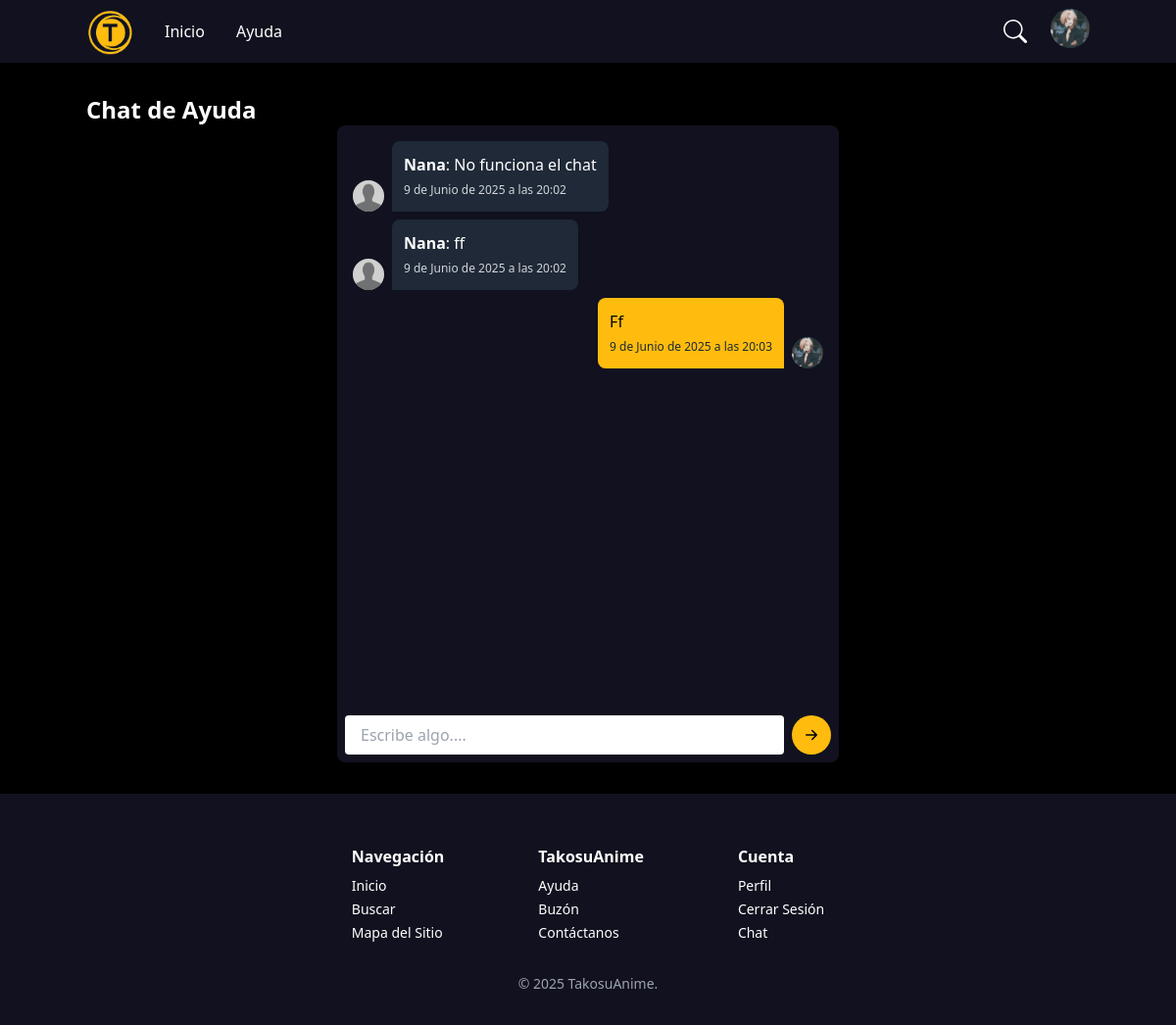
/help-chat/1/ (signed in), run on an earlier commit of the app's database.
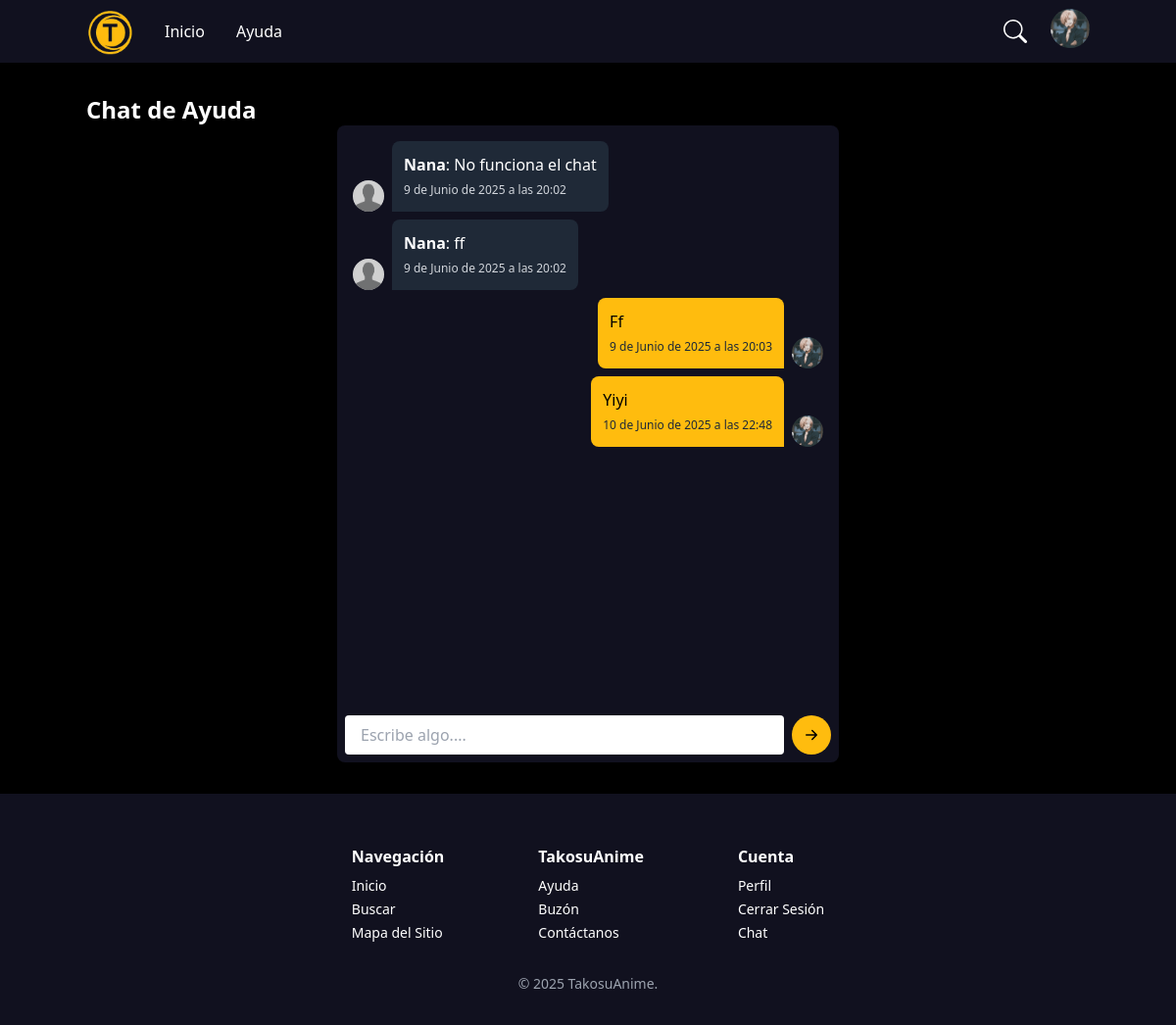
And on a later commit of the database.
### main/models.py (models this page shows, shortened)
class HelpMessage(models.Model):
    conversation = models.ForeignKey(Conversation, on_delete=models.CASCADE, related_name='messages')
    sender = models.ForeignKey(User, on_delete=models.CASCADE, related_name='sent_messages')
    recipient = models.ForeignKey(User, on_delete=models.CASCADE, null=True, blank=True, related_name='received_messages')
    message = models.TextField()
    created_at = models.DateTimeField(auto_now_add=True)

class User(AbstractUser):
    icon = models.ImageField(upload_to=user_icon, default="users/default.png", blank=True)
    favorite_animes = models.ManyToManyField('Anime', related_name='favorited_by', blank=True)

### main/views.py (the view, shortened to what this page needs)
# urls.py: path('help-chat/<int:pk>/', HelpChat.as_view(), name='conversation_detail'),
class HelpChat(LoginRequiredMixin, FormView, DetailView):
    template_name = 'help_chat.html'
    model = Conversation
    form_class = HelpMessageForm
    context_object_name = 'conversation'
    def get_object(self, queryset=None):
        obj = super().get_object(queryset)
        if not self.request.user.is_superuser and obj.user != self.request.user:
            raise PermissionDenied()
        return obj
    def get_context_data(self, **kwargs):
        context = super().get_context_data(**kwargs)
        context['chat_messages'] = self.get_object().messages.order_by('created_at')
        return context

### main/forms.py
class HelpMessageForm(forms.ModelForm):
    class Meta:
        model = HelpMessage
        fields = ['message']
        widgets = {'message': forms.Textarea(attrs={'placeholder': 'Escribe algo....',})}

### main/templatetags/form_filters.py (called while the page is built)
@register.filter(name='add_class')
def add_class(field, css_class):
    try:
        return field.as_widget(attrs={"class": css_class})
    except AttributeError:
        return field

### main/templates/help_chat.html (shortened to what this page needs)
{% extends "base.html" %}
{% load static %}
{% load form_filters %}
{% block content %}
    <h2 class="text-white text-2xl font-bold">Chat de Ayuda</h2>
    <div class="[background-color:#11111F] relative w-1/2 mx-auto rounded-lg" style="height:650px;">
        <div id="chat-box" class="overflow-y-auto h-[600px] p-4 space-y-2">
            {% for msg in chat_messages %}
                {% if msg.sender == request.user %}
                    <div class="flex justify-end">
                        <div class="flex items-end gap-2 max-w-[70%]">
                            <div class="[background-color:#FFBC0E] text-black p-3 rounded-lg rounded-br-none">
                                <p>{{ msg.message }}</p>
                                <small class="text-gray-800 text-xs">{{ msg.created_at }}</small>
                            </div>
                            <img src="{% if msg.sender.icon %}{{ msg.sender.icon.url }}{% else %}{% static 'default_icon.png' %}{% endif %}"
                                alt="{{ msg.sender.username }}"
                                class="w-8 h-8 rounded-full object-cover">
                        </div>
                    </div>
                {% else %}
                    <div class="flex justify-start">
                        <div class="flex items-end gap-2 max-w-[70%]">
                            <img src="{% if msg.sender.icon %}{{ msg.sender.icon.url }}{% endif %}"
                                alt="{{ msg.sender.username }}"
                                class="w-8 h-8 rounded-full object-cover">
                            <div class="bg-gray-800 text-white p-3 rounded-lg rounded-bl-none">
                                <p><strong>{{ msg.sender.username }}</strong>: {{ msg.message }}</p>
                                <small class="text-gray-300 text-xs">{{ msg.created_at }}</small>
                            </div>
                        </div>
                    </div>
                {% endif %}
            {% empty %}
                <p class="text-white">No hay mensajes aún.</p>
            {% endfor %}
        </div>
        <form method="post" class="absolute bottom-0 left-0 right-0 p-2" id="message-form">
            <div class="flex items-center gap-2">
                {{ form.message|add_class:"w-full h-10 px-4 py-2 rounded bg-white resize-none overflow-hidden" }}
                <button type="submit" class="[background-color:#FFBC0E] text-black px-2 py-2 rounded-full hover:bg-yellow-600">
                    <svg xmlns="http://www.w3.org/2000/svg" width="24" height="24" fill="currentColor" class="bi bi-arrow-right-short" viewBox="0 0 16 16">
                        <path fill-rule="evenodd" d="M4 8a.5.5 0 0 1 .5-.5h5.793L8.146 5.354a.5.5 0 1 1 .708-.708l3 3a.5.5 0 0 1 0 .708l-3 3a.5.5 0 0 1-.708-.708L10.293 8.5H4.5A.5.5 0 0 1 4 8"/>
                    </svg>
                </button>
            </div>
        </form>
    </div>
{% endblock %}

What changed in the data, as far as the page shows it:
added HelpMessage: message "Yiyi", created_at "10 de Junio de 2025 a las 22:48", sender.username (picture)
